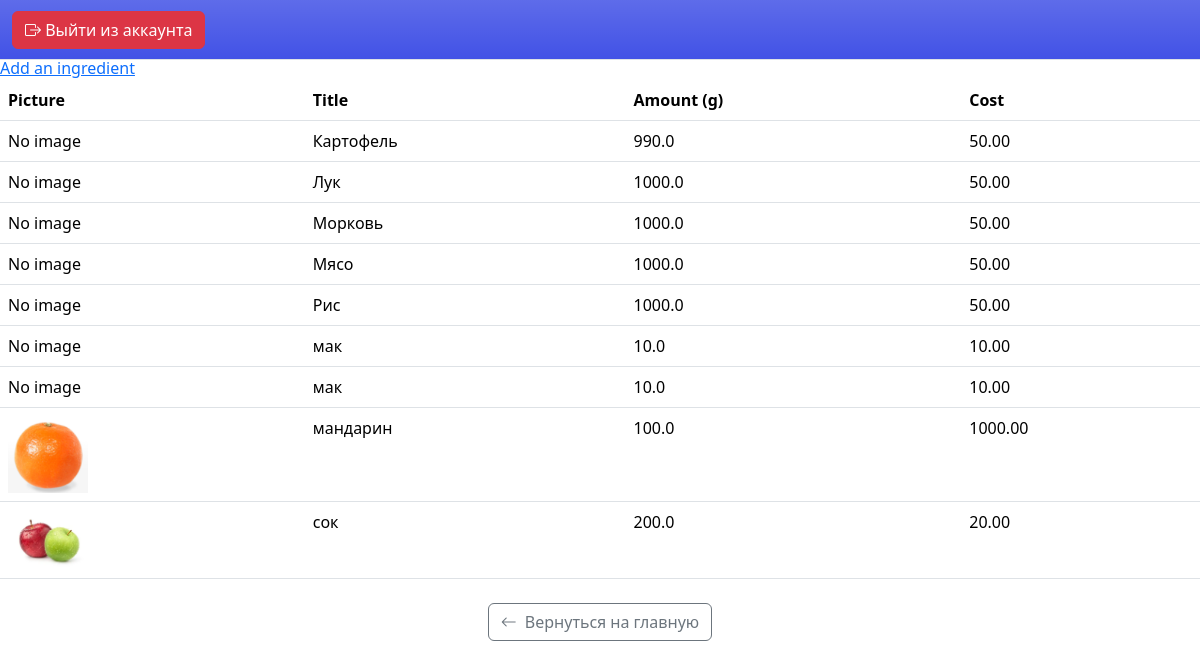
Screenshot of /canadmin/ingredients/ with the database file from the repository.
### cook/models.py (models this page shows, shortened)
class Ingredient(models.Model):
    title = models.CharField(max_length=255)
    amount = models.FloatField(default=0)
    cost = models.DecimalField(max_digits=10, decimal_places=2)
    picture = models.ImageField(upload_to="pictures/ingredients", null=True, blank=True)

### canadmin/views.py (the view)
# urls.py: path('ingredients/', views.ingredient_list, name='ingredient_list'),
def ingredient_list(request):
    ingredients = Ingredient.objects.all().order_by('title')
    return render(request, 'canadmin/ingredient_list.html', {'ingredients': ingredients})

### templates/canadmin/ingredient_list.html
{% extends "base/base_cook.html" %}
{% block content %}
<h1>Ingredient List</h1>
<a href="{% url 'ingredadd' %}">Add an ingredient</a>
<table class="table">
    <thead>
        <tr>
            <th>Picture</th>
            <th>Title</th>
            <th>Amount (g)</th>
            <th>Cost</th>
        </tr>
    </thead>
    <tbody>
        {% for ingredient in ingredients %}
        <tr>
            <td>
                {% if ingredient.picture %}
                    <img src="{{ ingredient.picture.url }}" alt="{{ ingredient.title }}" width="80">
                {% else %}
                    No image
                {% endif %}
            </td>
            <td>{{ ingredient.title }}</td>
            <td>{{ ingredient.amount }}</td>
            <td>{{ ingredient.cost }}</td>
        </tr>
        {% endfor %}
    </tbody>
</table>
    <div class="text-center mt-3">
        <a href="{% url 'admin_main_page' %}" class="btn btn-outline-secondary mt-2"><i class="bi bi-arrow-left me-2"></i>Вернуться на главную</a>
    </div>
{% endblock %}

### rows the page displays
Ingredient: picture "No image", title "Картофель", amount "990.0", cost "50.00"
Ingredient: picture "No image", title "Лук", amount "1000.0", cost "50.00"
Ingredient: picture "No image", title "Морковь", amount "1000.0", cost "50.00"
Ingredient: picture "No image", title "Мясо", amount "1000.0", cost "50.00"
Ingredient: picture "No image", title "Рис", amount "1000.0", cost "50.00"
Ingredient: picture "No image", title "мак", amount "10.0", cost "10.00"
Ingredient: picture "No image", title "мак", amount "10.0", cost "10.00"
Ingredient: picture (picture), title "мандарин", amount "100.0", cost "1000.00"
Ingredient: picture (picture), title "сок", amount "200.0", cost "20.00"
